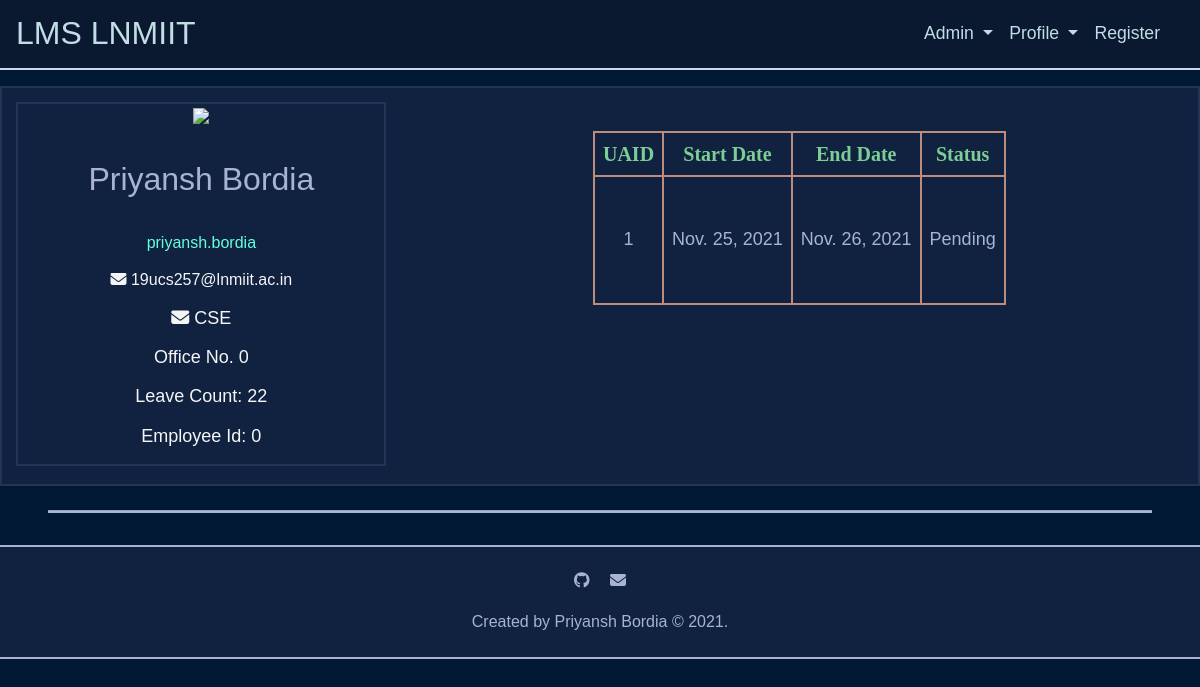
/person/ (signed in), run on an earlier commit of the app's database.
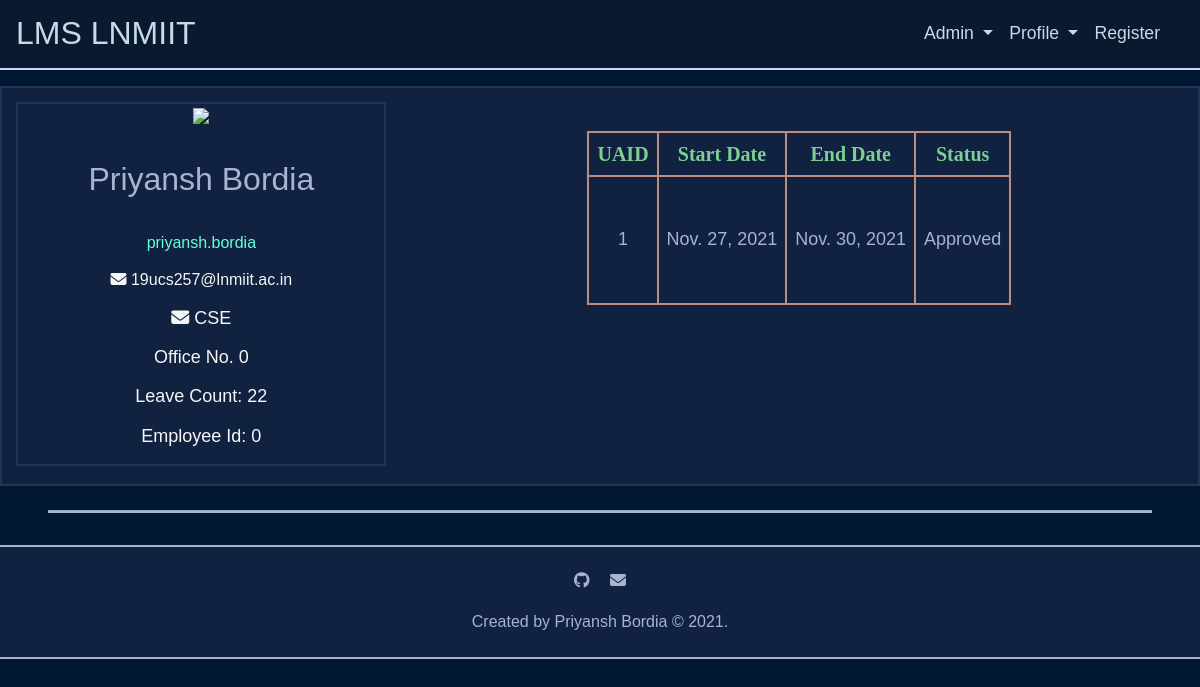
And on a later commit of the database.
### leave/models.py (models this page shows, shortened)
class Application(models.Model):
	PENDING = 'P'
	APPROVED = 'A'
	REJECTED = 'R'
	APPLICATION_STATUS = (
		('P', 'Pending'),
		('A', 'Approved'),
		('R', 'Rejected'),
	)
	person = models.ForeignKey(Person, on_delete=models.CASCADE, related_name='applicant', default=1)
	status = models.CharField(max_length=1, choices=APPLICATION_STATUS, default='P')
	start_date = models.DateField(blank=False, null=False)
	end_date = models.DateField(blank=False, null=False)
	hasClasses = models.BooleanField(blank=False, null=False, default=False)
	rescheduled_date = models.DateField(blank=True, null=True)
	up_next = models.ForeignKey(Person, on_delete=models.CASCADE, related_name='up_next', default=1)
	comments = models.TextField(blank=True, null=False)
	updated_at = models.DateTimeField(auto_now=True)
	created_at = models.DateTimeField(auto_now_add=True)
	class Meta:
		ordering = ['start_date', 'end_date']

### leave/views.py (the view)
# urls.py: path('person/', views.person, name='person'),
@require_http_methods(["GET"])
def person(request):
	try:
		person = Person.objects.get(user_id=request.user.id)
		applications = Application.objects.filter(person=person)
		return render(request, 'leave/person.html', context={'person': person, 'applications': applications})
	except Person.DoesNotExist:
		return render(request, 'leave/error.html', context={})

### leave/templates/leave/person.html (shortened to what this page needs)
{% extends "leave/base.html" %}
{% block head %}
	{% load static %}
	{% load bootstrap4 %}
	{% load fontawesome_5 %}
	{% load humanizelib %}
{% endblock %}
{% block body %}
	<div class="person">
		<div class="row">
			<div class="col-md-4">
				<div class="person__grid">
					<img src="https://img.icons8.com/bubbles/200/000000/iphone-spinner.png" />
					<p class="person__grid__name">{{ person.first_name }} {{ person.last_name }}</p>
					<p class="person__grid__username">{{ request.user.username }} </p>
					<p class="person__grid__email"><i class="fas fa-envelope"></i> {{ person.email }} </p>
					<span>
						<p class="person__grid__department"><i class="fas fa-envelope"></i> {{ person.department }} </p>
						<p class="person__grid__office_no">Office No.</i> {{ person.office_no }} </p>
					</span>
					<p class="person__grid__leave_count">Leave Count: </i> {{ person.leave_count }}</p>
					<p class="person__grid__faculty_id ">Employee Id: </i> {{ person.faculty_id }} </p>
				</div>
			</div>
			<div class="col-md-8">
				{% if applications|length > 0 %}
					<div class="application">
						<table class="center">
							<thead>
								<tr>
									<th>UAID</th>
									<th>Start Date</th>
									<th>End Date</th>
									<th>Status</th>
							</thead>
							<tbody>
								{% for application in applications %}
									<tr>
										<td>{{ application.id }}</td>
										<td>{{ application.start_date }}</td>
										<td>{{ application.end_date }}</td>
										<td>{{ application.get_status_display }}</td>
									</tr>
								{% endfor %}
							</tbody>
						</table>
					</div>
				{% else %}
					<div class="alert alert-info" role="alert">No Application.</div>
				{% endif %}
			</div>
		</div>
	</div>
{% endblock %}

What changed in the data, as far as the page shows it:
changed Application id 1: start_date "Nov. 25, 2021" → "Nov. 27, 2021"; end_date "Nov. 26, 2021" → "Nov. 30, 2021"; status "Pending" → "Approved"
